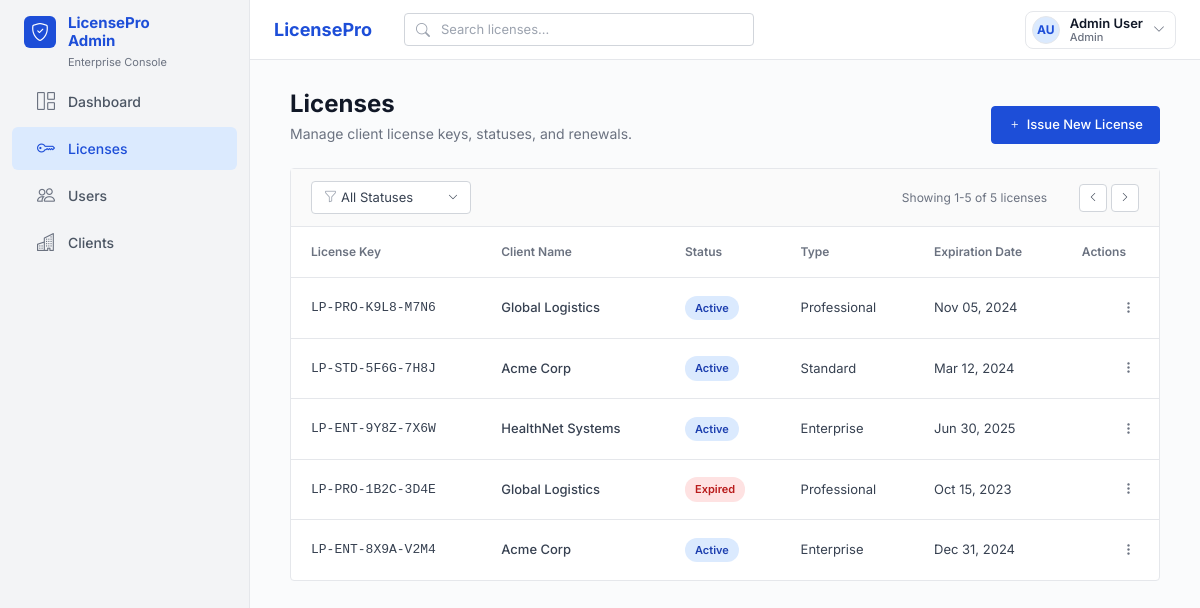
The page /public/licence.php (signed in) on the database its author committed.
### tables this page shows
CREATE TABLE IF NOT EXISTS licenses (
    id INT AUTO_INCREMENT PRIMARY KEY,
    license_key VARCHAR(64) NOT NULL UNIQUE,
    client_id INT NOT NULL,
    status VARCHAR(32) NOT NULL DEFAULT 'active',
    type VARCHAR(32) NOT NULL,
    expires_at DATE NULL,
    created_at DATETIME NOT NULL,
    updated_at DATETIME NOT NULL,
    CONSTRAINT fk_licenses_client FOREIGN KEY (client_id) REFERENCES clients(id)
        ON DELETE CASCADE
);

CREATE TABLE IF NOT EXISTS clients (
    id INT AUTO_INCREMENT PRIMARY KEY,
    name VARCHAR(160) NOT NULL,
    industry VARCHAR(120) NOT NULL,
    status VARCHAR(32) NOT NULL DEFAULT 'active',
    total_licenses INT NOT NULL DEFAULT 0,
    active_users INT NOT NULL DEFAULT 0,
    primary_contact_name VARCHAR(120) NOT NULL,
    primary_contact_email VARCHAR(180) NOT NULL,
    created_at DATETIME NOT NULL,
    updated_at DATETIME NOT NULL
);

### includes/auth.php (called while the page is built, shortened)
<?php
function auth_user(): array
{
    return $_SESSION['user'] ?? [];
}
function auth_user_role(): string
{
    return strtolower((string) (auth_user()['role'] ?? 'viewer'));
}
function can_manage_records(): bool
{
    return in_array(auth_user_role(), ['admin', 'manager'], true);
}
function viewer_client_ids(PDO $db): array
{
    if (auth_user_role() !== 'viewer') {
        return [];
    }
    return [];
}
function scoped_in_clause(array $ids, string $column): string
{
    if (auth_user_role() !== 'viewer') {
        return '';
    }
    return ' AND ' . $column . ' IN (' . implode(',', array_map('intval', $ids)) . ')';
}

### public/licence.php (the view, shortened to what this page needs)
<?php
require __DIR__ . '/../includes/auth.php';
require __DIR__ . '/../includes/components.php';
$db = db_connection();
$viewerClientIds = viewer_client_ids($db);
$licenseScope = scoped_in_clause($viewerClientIds, 'licenses.client_id');
$licenses = $db->query(
    'SELECT licenses.id, licenses.license_key, licenses.status, licenses.type, licenses.expires_at,
            clients.name AS client_name, licenses.client_id
     FROM licenses
     LEFT JOIN clients ON clients.id = licenses.client_id
     WHERE 1=1' . $licenseScope . '
     ORDER BY licenses.id DESC'
)->fetchAll();
function format_date(?string $value): string
{
    $time = strtotime($value);
    return date('M d, Y', $time);
}
?>
<!DOCTYPE html>
<html lang="en">
<head>
    <link href="https://cdn.jsdelivr.net/npm/bootstrap@5.3.3/dist/css/bootstrap.min.css" rel="stylesheet">
    <link rel="stylesheet" href="https://cdn.jsdelivr.net/npm/bootstrap-icons@1.11.3/font/bootstrap-icons.min.css">
    <link rel="stylesheet" href="assets/css/components.css">
</head>
<body>
    <?php render_sidebar('licenses'); ?>
    <?php render_top_nav('Search licenses...'); ?>
    <div class="main-content">
        <div class="page-header">
            <div>
                <h1 class="page-title">Licenses</h1>
                <p class="page-subtitle">Manage client license keys, statuses, and renewals.</p>
            </div>
            <?php if (can_manage_records()): ?>
                <div>
                    <button class="btn btn-primary btn-issue" data-bs-toggle="modal" data-bs-target="#addLicenseModal">
                        <i class="bi bi-plus" style="margin-right: 2px;"></i> Issue New License
                    </button>
                </div>
            <?php endif; ?>
        </div>
        <div class="card-table">
            <div class="card-header-toolbar">
                <div class="dropdown">
                    <button class="filter-select" id="licenseStatusFilterButton" type="button" data-bs-toggle="dropdown" aria-expanded="false">
                        <span class="d-flex align-items-center">
                            <i class="bi bi-funnel"></i>
                            <span>All Statuses</span>
                        </span>
                        <i class="bi bi-chevron-down" style="font-size: 10px;"></i>
                    </button>
                </div>
                <div class="pagination-info">
                    <span id="licensesResultCount" style="margin-right: 16px;">Showing 1-<?php echo count($licenses); ?> of <?php echo count($licenses); ?> licenses</span>
                    <div class="pagination-controls">
                        <button class="btn-page"><i class="bi bi-chevron-left" style="font-size: 10px;"></i></button>
                        <button class="btn-page"><i class="bi bi-chevron-right" style="font-size: 10px;"></i></button>
                    </div>
                </div>
            </div>
            <div class="table-responsive">
                <table class="table-custom">
                    <thead>
                        <tr>
                            <th>License Key</th>
                            <th>Client Name</th>
                            <th>Status</th>
                            <th>Type</th>
                            <th>Expiration Date</th>
                            <?php if (can_manage_records()): ?>
                                <th>Actions</th>
                            <?php endif; ?>
                        </tr>
                    </thead>
                    <tbody id="licensesTableBody">
                        <?php foreach ($licenses as $license): ?>
                            <?php
                                $statusClass = $license['status'] === 'expired' ? 'status-expired' : 'status-active';
                                $statusLabel = ucfirst($license['status']);
                                $typeLabel = ucfirst(strtolower($license['type']));
                            ?>
                            <tr
                                data-license-id="<?php echo (int) $license['id']; ?>"
                                data-license-key="<?php echo h($license['license_key']); ?>"
                                data-client-id="<?php echo (int) $license['client_id']; ?>"
                                data-client-name="<?php echo h($license['client_name'] ?? 'Unknown'); ?>"
                                data-status="<?php echo h($license['status']); ?>"
                                data-type="<?php echo h(strtolower($license['type'])); ?>"
                                data-expires-at="<?php echo h($license['expires_at'] ?? ''); ?>"
                            >
                                <td class="font-monospace-custom"><?php echo h($license['license_key']); ?></td>
                                <td class="fw-medium"><?php echo h($license['client_name'] ?? 'Unknown'); ?></td>
                                <td><span class="status-badge <?php echo $statusClass; ?>"><?php echo htmlspecialchars($statusLabel, ENT_QUOTES, 'UTF-8'); ?></span></td>
                                <td><?php echo h($typeLabel); ?></td>
                                <td class="<?php echo $license['status'] === 'expired' ? 'text-expired' : ''; ?>"><?php echo h(format_date($license['expires_at'])); ?></td>
                                <?php if (can_manage_records()): ?>
                                    <td class="text-end">
                                        <div class="dropdown license-actions">
                                            <button class="btn-icon" type="button" data-bs-toggle="dropdown" aria-expanded="false" aria-label="License actions">
                                                <i class="bi bi-three-dots-vertical"></i>
                                            </button>
                                        </div>
                                    </td>
                                <?php endif; ?>
                            </tr>
                        <?php endforeach; ?>
                    </tbody>
                </table>
            </div>
        </div>
    </div>
</body>
</html>

### includes/components.php (shortened to what this page needs)
<?php
function h(?string $value): string
{
    return htmlspecialchars((string) $value, ENT_QUOTES, 'UTF-8');
}
function current_user(): array
{
    return $_SESSION['user'] ?? [];
}
function user_initials_from_name(?string $name): string
{
    $parts = preg_split('/\s+/', trim((string) $name));
    $initials = '';
    foreach (array_slice($parts ?: [], 0, 2) as $part) {
        $initials .= strtoupper($part[0] ?? '');
    }
    return $initials !== '' ? $initials : 'AU';
}
function render_sidebar(string $activePage): void
{
    if (function_exists('auth_user_role') && auth_user_role() === 'viewer') {
        $items = [
            'licenses' => ['href' => 'licence.php', 'icon' => 'bi-key', 'label' => 'Licenses'],
        ];
    } else {
        $items = [
            'dashboard' => ['href' => 'dashboard.php', 'icon' => 'bi-grid-1x2', 'label' => 'Dashboard'],
            'licenses' => ['href' => 'licence.php', 'icon' => 'bi-key', 'label' => 'Licenses'],
            'users' => ['href' => 'users.php', 'icon' => 'bi-people', 'label' => 'Users'],
            'clients' => ['href' => 'clients.php', 'icon' => 'bi-buildings', 'label' => 'Clients'],
        ];
    }
    ?>
    <div class="sidebar" id="sidebar">
        <div class="sidebar-header">
            <div class="sidebar-logo-icon">
                <i class="bi bi-shield-check"></i>
            </div>
            <div class="sidebar-title-group">
                <span class="sidebar-title">LicensePro</span>
                <span class="sidebar-title">Admin</span>
                <span class="sidebar-subtitle">Enterprise Console</span>
            </div>
        </div>
        <nav class="sidebar-nav" aria-label="Main navigation">
            <?php foreach ($items as $key => $item): ?>
                <a href="<?php echo h($item['href']); ?>" class="nav-item-link<?php echo $activePage === $key ? ' active' : ''; ?>">
                    <i class="bi <?php echo h($item['icon']); ?>"></i> <?php echo h($item['label']); ?>
                </a>
            <?php endforeach; ?>
        </nav>
    </div>
    <?php
}
function render_top_nav(string $searchPlaceholder = 'Search...'): void
{
    $user = current_user();
    $name = $user['full_name'] ?? 'Admin User';
    $role = $user['role'] ?? 'admin';
    $initials = user_initials_from_name($name);
    ?>
    <div class="top-navbar">
        <div class="d-flex align-items-center">
            <span class="navbar-brand-text">LicensePro</span>
            <div class="search-container">
                <i class="bi bi-search"></i>
                <input type="text" class="search-input" id="globalSearch" placeholder="<?php echo h($searchPlaceholder); ?>" aria-label="Global search">
            </div>
        </div>
        <div class="top-nav-icons">
            <div class="dropdown account-dropdown">
                <button class="account-menu-toggle" type="button" data-bs-toggle="dropdown" aria-expanded="false" aria-label="Account menu">
                    <span class="user-avatar user-avatar-initials"><?php echo h($initials); ?></span>
                    <span class="account-menu-text">
                        <span class="account-name"><?php echo h($name); ?></span>
                        <span class="account-role"><?php echo h(ucfirst((string) $role)); ?></span>
                    </span>
                    <i class="bi bi-chevron-down account-chevron"></i>
                </button>
            </div>
        </div>
    </div>
    <?php
}

### public/assets/css/components.css (style rules this page uses)
.navbar-brand-text { color: #1d4ed8; font-weight: 700; font-size: 18px; margin-right: 32px; }
.top-nav-icons { gap: 12px; }
.account-dropdown { display: flex; align-items: center; }
.account-menu-toggle { border: 1px solid #e5e7eb; background: #ffffff; color: #111827; display: inline-flex; align-items: center; gap: 10px; min-height: 38px; padding: 4px 10px 4px 6px; border-radius: 8px; cursor: pointer; }
.user-avatar-initials { display: inline-flex; align-items: center; justify-content: center; background: #dbeafe; color: #1d4ed8; font-size: 12px; font-weight: 700; letter-spacing: 0; }
.account-menu-text { display: flex; flex-direction: column; align-items: flex-start; line-height: 1.1; }
.account-name { font-size: 13px; font-weight: 600; color: #111827; }
.account-role { font-size: 11px; font-weight: 500; color: #6b7280; }
.top-nav-icons .account-chevron { color: #6b7280; cursor: pointer; font-size: 12px; }

### rows shown on the page
licenses: license_key "LP-PRO-K9L8-M7N6", client.name "Global Logistics", status "Active", type "Professional", expires_at "Nov 05, 2024"
licenses: license_key "LP-STD-5F6G-7H8J", client.name "Acme Corp", status "Active", type "Standard", expires_at "Mar 12, 2024"
licenses: license_key "LP-ENT-9Y8Z-7X6W", client.name "HealthNet Systems", status "Active", type "Enterprise", expires_at "Jun 30, 2025"
licenses: license_key "LP-PRO-1B2C-3D4E", client.name "Global Logistics", status "Expired", type "Professional", expires_at "Oct 15, 2023"
licenses: license_key "LP-ENT-8X9A-V2M4", client.name "Acme Corp", status "Active", type "Enterprise", expires_at "Dec 31, 2024"

### other values the page prints
$item['label'] "Dashboard"
$item['label'] "Licenses"
$item['label'] "Users"
$item['label'] "Clients"
$initials "AU"
$name "Admin User"
$role "Admin"
